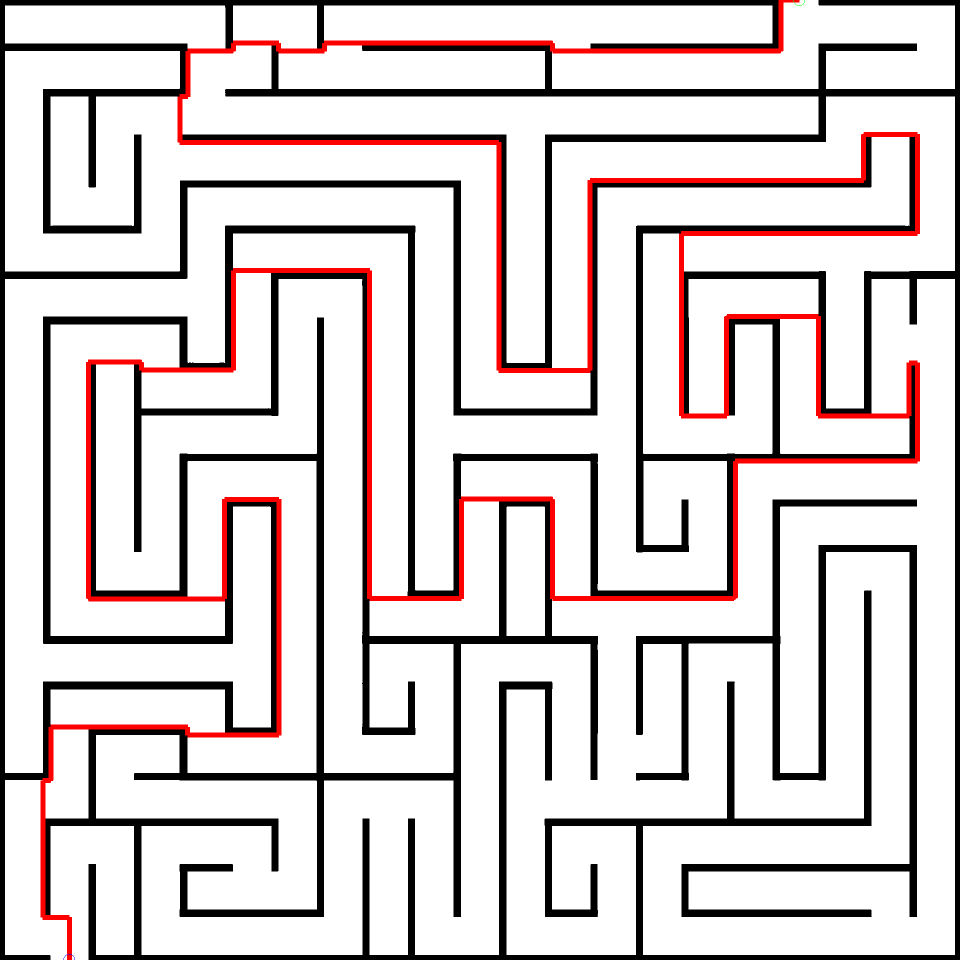
#> input picture solved.png, 1920 x 1920 px (shown at 1/2 size)
$ python main.py --img ../solved.png
#> lines starting #> are read from the running program, lines starting #| are printed output that depends on the picture; after the words box and inside, x2 and y2 are one past the last pixel; in counts of white or black regions, pixels touching at a corner belong together
### src/processor/image_reader.py
from PIL import Image
import numpy as np
from pathlib import Path
from typing import Optional, Tuple, List

def read_image(path: Path,
               grid_size: Optional[Tuple[int,int]] = None,
               bg_percentile: float = 98.0,
               padding: int = 2,
               invert: bool = False
              ) -> Tuple[List[List[int]], Tuple[int,int]]:
    """
    Read image, crop to maze border, (optionally) resize, and return bitmap (rows of 0/1).
    1 = open/white, 0 = wall/black (unless invert=True).
    """
    p = Path(path)
    img = Image.open(p).convert("L")
    arr = np.array(img)

    th_bg = float(np.percentile(arr, bg_percentile))
    dark = arr < th_bg
    coords = np.column_stack(np.where(dark))
    if coords.size:
        y0, x0 = coords.min(axis=0)
        y1, x1 = coords.max(axis=0)
        x0 = max(x0 - padding, 0); y0 = max(y0 - padding, 0)
        x1 = min(x1 + padding, img.width - 1); y1 = min(y1 + padding, img.height - 1)
        img = Image.open(p).crop((x0, y0, x1 + 1, y1 + 1)).convert("L")

    if grid_size is not None:
        img = img.resize(grid_size, resample=Image.NEAREST)

    a = np.array(img)
    th = (int(a.min()) + int(a.max())) // 2
    bmp = (a > th).astype(np.uint8)
    if invert:
        bmp = 1 - bmp

    pil_bitmap = Image.fromarray((bmp * 255).astype(np.uint8), mode='L')

    bitmap = bmp.tolist()
    return bitmap, (bmp.shape[1], bmp.shape[0]), pil_bitmap

### src/processor/maze_utils.py
import numpy as np
import math
from typing import Sequence, Tuple, List
from tqdm import tqdm

# [75 lines left out: functions extract_edges, find_entrances_old, not called in this run]


def _runs_from_line(line_idx, coords):
    """Given sorted coordinate indices for one border line, return list of contiguous runs (as (start,end))."""
    if len(coords) == 0:
        return []
    runs = []
    start = coords[0]
    prev = coords[0]
    for c in coords[1:]:
        if c == prev + 1:
            prev = c
            continue
        runs.append((start, prev))
        start = c
        prev = c
    runs.append((start, prev))
    return [(line_idx, a, b) for (a, b) in runs]  # for uniform return format

def find_entrances(bitmap: Sequence[Sequence[int]]) -> List[Tuple[int,int]]:
    """
    Find entrance/exit coordinates on the outer border of a maze bitmap.
    Returns list of (x,y) coords (column,row). Tries to return exactly two points.
    """
    a = np.asarray(bitmap, dtype=np.uint8)
    h, w = a.shape
    open_mask = (a == 1)

    runs = []

    cols = np.where(open_mask[0, :])[0].tolist()
    for _, s, e in _runs_from_line(0, cols):
        runs.append(('top', s, e))

    cols = np.where(open_mask[h-1, :])[0].tolist()
    for _, s, e in _runs_from_line(h-1, cols):
        runs.append(('bottom', s, e))

    rows = np.where(open_mask[:, 0])[0].tolist()
    for _, s, e in _runs_from_line(0, rows):
        runs.append(('left', s, e))

    rows = np.where(open_mask[:, w-1])[0].tolist()
    for _, s, e in _runs_from_line(w-1, rows):
        runs.append(('right', s, e))

    points = []
    for side, s, e in runs:
        mid = (s + e) // 2
        if side == 'top':
            points.append((mid, 0))
        elif side == 'bottom':
            points.append((mid, h-1))
        elif side == 'left':
            points.append((0, mid))
        elif side == 'right':
            points.append((w-1, mid))

    uniq = []
    for p in points:
        if not any(abs(p[0]-q[0])<=1 and abs(p[1]-q[1])<=1 for q in uniq):
            uniq.append(p)

    if len(uniq) == 2:
        return uniq

    if len(uniq) < 2:
        raise ValueError(f"Expected 2 border openings, found {len(uniq)}: {uniq}")

    def dist_sq(a,b): return (a[0]-b[0])**2 + (a[1]-b[1])**2
    best_pair = None
    best_d = -1
    for i in range(len(uniq)):
        for j in range(i+1, len(uniq)):
            d = dist_sq(uniq[i], uniq[j])
            if d > best_d:
                best_d = d
                best_pair = (uniq[i], uniq[j])
    return [best_pair[0], best_pair[1]]

### src/processor/solver.py
from collections import deque
from typing import Sequence, Tuple, List, Optional
from PIL import Image, ImageDraw
import numpy as np

Coord = Tuple[int,int]

# [19 lines left out: function draw_path_on_image, not called in this run]

def bfs_path(
    bitmap: Sequence[Sequence[int]],
    start: Coord,
    end: Coord) -> List[Coord]:
    """
    Breadth first search!
    Find shortest path from start to finish on a grid, where 1=0 and 0=wall
    """

    maze_array = np.asarray(bitmap, dtype=np.uint8)
    maze_height, maze_width = maze_array.shape

    start_x, start_y = start
    end_x, end_y = end

    if not (
        0 <= start_x < maze_width
        and 0 <= start_y < maze_height
        and 0 <= end_x < maze_width
        and 0 <= end_y < maze_height):
        raise ValueError("Start/end out of bounds!")
    if maze_array[start_y,start_x] == 0 or maze_array[end_y,end_x] == 0:
        raise ValueError("Start or end is on a wall!")

    maze_q = deque()
    maze_q.append((start_x,start_y))
    prev = { (start_x, start_y): None }

    while maze_q:
        x,y = maze_q.popleft()
        if (x, y) == (end_x, end_y):
            path = []
            cur = (x, y)
            while cur is not None:
                path.append(cur)
                cur = prev[cur]
            path.reverse()
            return path

        for nx, ny in ((x-1,y),(x+1,y),(x,y-1),(x,y+1)):
            if 0 <= nx < maze_width and 0 <= ny < maze_height and maze_array[ny, nx] == 1 and (nx, ny) not in prev:
                prev[(nx, ny)] = (x, y)
                maze_q.append((nx, ny))
    raise ValueError("No path found between start and end")

### src/main.py
import logging
import argparse
import src.processor as processor
from pathlib import Path

logger = logging.getLogger(__name__)
logging.basicConfig(
        filename="pymaze.log",
        format='(%(asctime)s) [%(filename)s:%(funcName)s:%(levelname)s]:: %(message)s',
        datefmt='%d/%m/%Y %I:%M:%S %p',
        level=logging.DEBUG)

def parse_args():
    parser = argparse.ArgumentParser()
    parser.add_argument('--img', type=str, required=True, help="Path to image to process for map.")
    args = parser.parse_args()
    return args

def main():
    logger.info("Script started successfully.")
    logger.info("Loading modules...")
    logger.info("Processor module version: %s", processor.__version__)

    logger.info("Loading CLI args...")
    cli_args = parse_args()
    map_image_file = Path(cli_args.img)
    process_image(map_image_file)
    logger.info("Shutting down.\n\n")

def process_image(imageFile: Path):
    if imageFile.exists():
        logger.info("Image file found!")
        # Get our data!
        bitmap, (w, h), bitmap_image_file = processor.image_reader.read_image(imageFile, grid_size=(1920, 1920))
#> in read_image, `img = Image.open(p).convert("L")`:
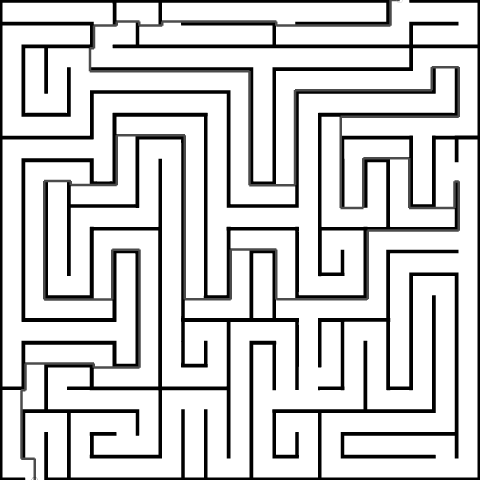
#> img: PIL image 1920x1920 L (shown at 1/4 size); min 0, max 255, mean 209.5
#> in read_image, `th_bg = float(np.percentile(arr, bg_percentile))`: th_bg = 255
#> in read_image, `dark = arr < th_bg`:
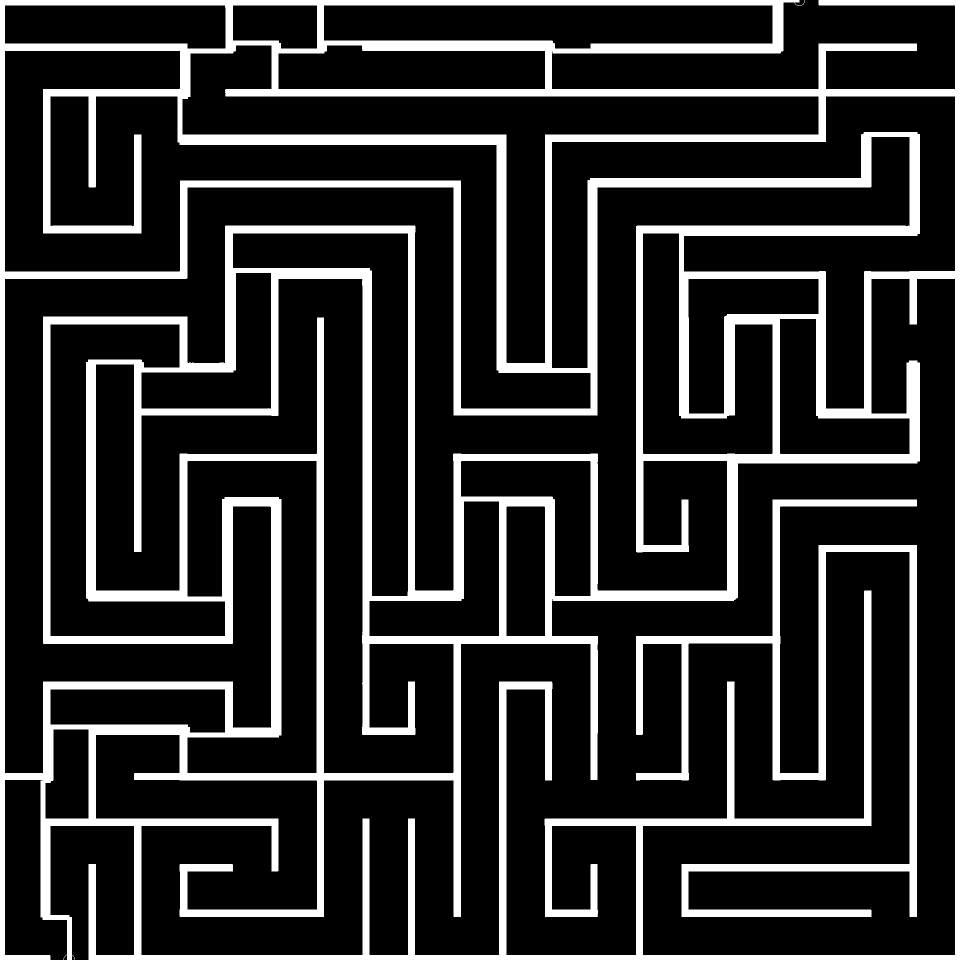
#> dark: shape (1920, 1920) bool (shown at 1/2 size); 18.8% white; 2 white regions, box (x1, y1, x2, y2) and area: (0, 0, 1920, 1920) 632941, (1272, 999, 1834, 1834) 59389
#> in read_image, `coords = np.column_stack(np.where(dark))`: coords = 692330 pairs, first value 0 to 1919, second value 0 to 1919
#> in read_image, `y0, x0 = coords.min(axis=0)`: y0 = 0
#> in read_image, `y1, x1 = coords.max(axis=0)`: y1 = 1919
#> in read_image, `th = (int(a.min()) + int(a.max())) // 2`: th = 127
#> in read_image, `bitmap = bmp.tolist()`: bitmap = 1920 items
        print(f"Result size: W={w}, H={h}")

        # Save a copy as bmp.
        bitmap_image_file.save("maze_bitmap.bmp")
        logger.info("Image saved. 'maze_bitmap.bmp'")

        # Get entrance coords of maze
        entrances = processor.maze_utils.find_entrances(bitmap)
        start,end = entrances
        print(f"Entrances found: {entrances}")

        # Gen a path and draw on image.
        path = processor.solver.bfs_path(bitmap, start, end)
        solved_image_name="solved.png"
        processor.draw_path_on_image(bitmap_image_file, path, out_path=solved_image_name, width=10)
        logger.info("Solved! Saved as %s", solved_image_name)

    else:
        logger.error("File not found!")


if __name__ == '__main__':
    main()
#> in process_image, `bitmap, (w, h), bitmap_image_file = processor.image_reader.read_image(..`: w = 1920
#| Result size: W=1920, H=1920
#> in find_entrances, `cols = np.where(open_mask[0, :])[0].tolist()`: cols = 39 values from 1587 to 1636
#> in _runs_from_line, `start = coords[0]`: start = 1587
#> the loop in find_entrances, `for _, s, e in _runs_from_line(0, cols):` made 2 passes
#> (s, e) on passes 1 to 2: (1587, 1587), (1599, 1636)
#> after the loop in find_entrances, `for _, s, e in _runs_from_line(0, cols):`: runs = [('top', 1587, 1587), ('top', 1599, 1636)]
#> in find_entrances, `cols = np.where(open_mask[h-1, :])[0].tolist()`: cols = 64 values from 101 to 176
#> the loop in find_entrances, `for _, s, e in _runs_from_line(h-1, cols):` made 4 passes
#> (s, e) on passes 1 to 4: (101, 126), (128, 133), (144, 148), (150, 176)
#> after the loop in find_entrances, `for _, s, e in _runs_from_line(h-1, cols):`: runs = [('top', 1587, 1587), ('top', 1599, 1636), ('bottom', 101, 126), ('bottom', 128, 133), ('bottom', 144, 148), ('bottom', 150, 176)]
#> in find_entrances, `rows = np.where(open_mask[:, 0])[0].tolist()`: rows = []
#> the loop in find_entrances, `for side, s, e in runs:` made 6 passes
#> (side, s, e, mid) on passes 1 to 6: ('top', 1587, 1587, 1587), ('top', 1599, 1636, 1617), ('bottom', 101, 126, 113), ('bottom', 128, 133, 130), ('bottom', 144, 148, 146), ('bottom', 150, 176, 163)
#> after the loop in find_entrances, `for side, s, e in runs:`: points = [(1587, 0), (1617, 0), (113, 1919), (130, 1919), (146, 1919), (163, 1919)]
#> the loop in find_entrances, `for p in points:` made 6 passes
#> after the loop in find_entrances, `for p in points:`: uniq has the same summary as points
#> the loop in find_entrances, `for i in range(len(uniq)):` made 6 passes
#> after the loop in find_entrances, `for i in range(len(uniq)):`: best_d = 5944577; best_pair = ((1617, 0), (113, 1919))
#> in process_image, `entrances = processor.maze_utils.find_entrances(bitmap)`: entrances = [(1617, 0), (113, 1919)]
#> in process_image, `start,end = entrances`: start = (1617, 0); end = (113, 1919)
#| Entrances found: [(1617, 0), (113, 1919)]
#> in bfs_path, `start_x, start_y = start`: start_x = 1617; start_y = 0
#> in bfs_path, `end_x, end_y = end`: end_x = 113; end_y = 1919
#> after the loop in bfs_path, `while maze_q:`: prev = 86697 items
#> (the run stopped early here; a loop or call above may not have finished)

$ run again, with sample.jpg saved as solved.png
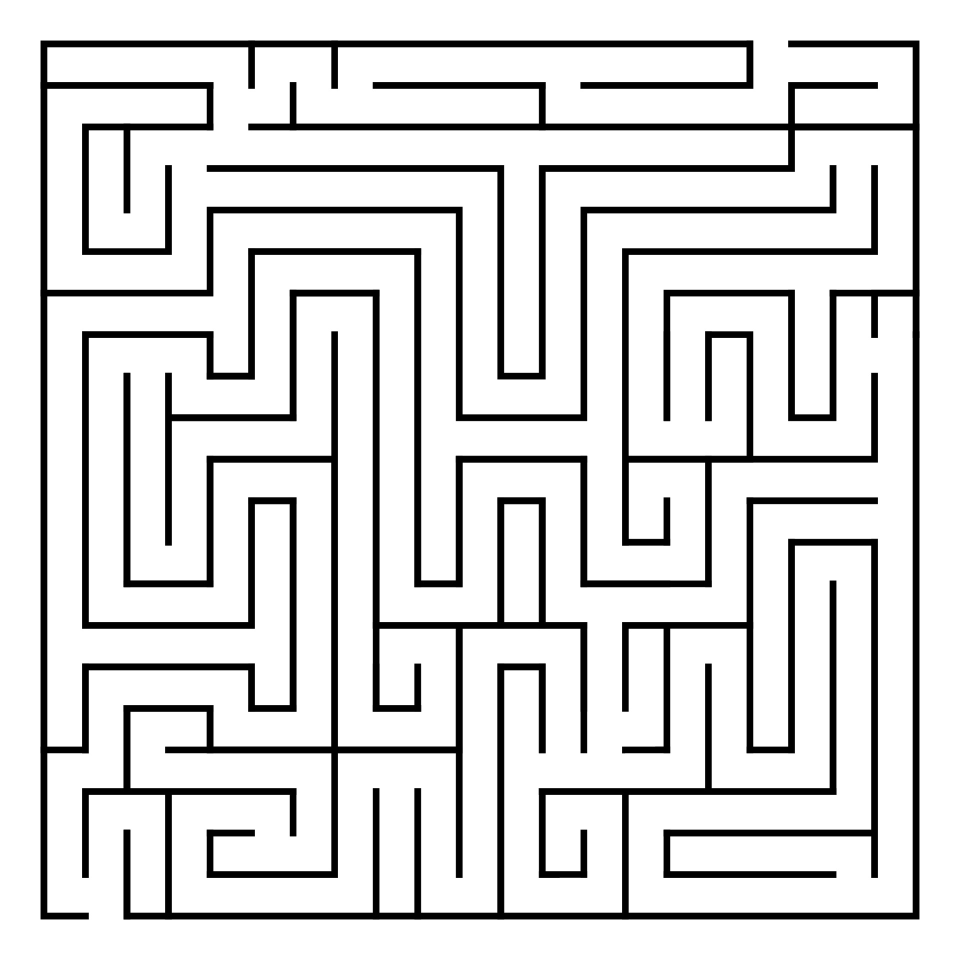
#> input picture sample.jpg, 1920 x 1920 px (shown at 1/2 size)
#> in read_image, img is the input picture: PIL image 1920x1920 L; min 0, max 255, mean 217.6
#> th_bg = 255
#> in read_image, `dark = arr < th_bg`:
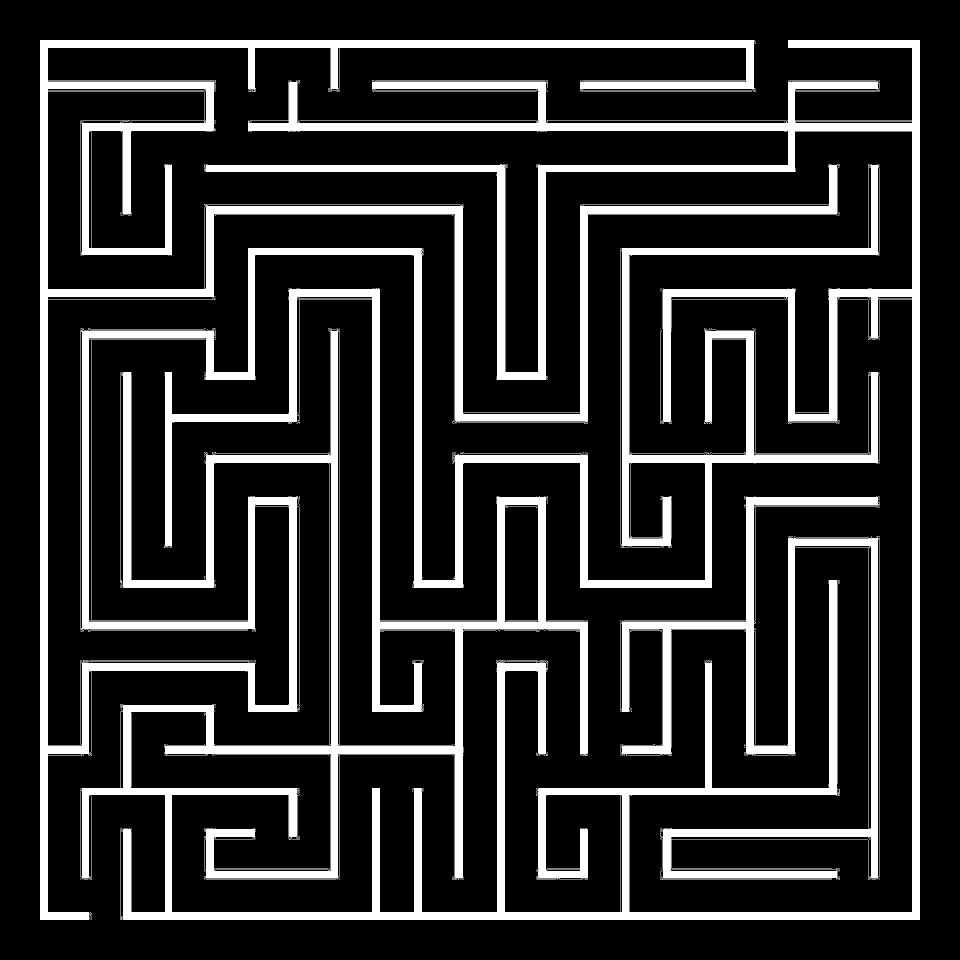
#> dark: shape (1920, 1920) bool (shown at 1/2 size); 17.7% white; 469 white regions (433 under 20 px), largest, box (x1, y1, x2, y2) and area: (160, 80, 1840, 1840) 329784, (80, 80, 1760, 1840) 256582, (1240, 992, 1760, 1760) 60047
#> coords = 654156 pairs, first value 80 to 1839, second value 80 to 1839
#> in read_image, `y0, x0 = coords.min(axis=0)`: y0 = 80
#> in read_image, `y1, x1 = coords.max(axis=0)`: y1 = 1839
#> in read_image, `x0 = max(x0 - padding, 0)`: x0 = 78
#> in read_image, `x1 = min(x1 + padding, img.width - 1)`: x1 = 1841
#> th = 127
#> bmp: shape (1920, 1920); values 0 (black) and 1 (white), 82.2% white; 3 black regions, box (x1, y1, x2, y2) and area: (94, 3, 1917, 1917) 338933, (3, 3, 1826, 1917) 258964, (1269, 998, 1826, 1826) 59038
#> in read_image, `bitmap = bmp.tolist()`: bitmap = 1920 items
#> in process_image, `bitmap, (w, h), bitmap_image_file = processor.image_reader.read_image(..`: w = 1920
#| Result size: W=1920, H=1920
#> cols = 1920 values from 0 to 1919
#> in _runs_from_line, `start = coords[0]`: start = 0
#> the loop in find_entrances, `for _, s, e in _runs_from_line(0, cols):` made 1 pass
#> (s, e) on pass 1: (0, 1919)
#> after the loop in find_entrances, `for _, s, e in _runs_from_line(0, cols):`: runs = [('top', 0, 1919)]
#> the loop in find_entrances, `for _, s, e in _runs_from_line(h-1, cols):` made 1 pass
#> after the loop in find_entrances, `for _, s, e in _runs_from_line(h-1, cols):`: runs = [('top', 0, 1919), ('bottom', 0, 1919)]
#> rows = 1920 values from 0 to 1919
#> the loop in find_entrances, `for _, s, e in _runs_from_line(0, rows):` made 1 pass
#> after the loop in find_entrances, `for _, s, e in _runs_from_line(0, rows):`: runs = [('top', 0, 1919), ('bottom', 0, 1919), ('left', 0, 1919)]
#> the loop in find_entrances, `for _, s, e in _runs_from_line(w-1, rows):` made 1 pass
#> after the loop in find_entrances, `for _, s, e in _runs_from_line(w-1, rows):`: runs = [('top', 0, 1919), ('bottom', 0, 1919), ('left', 0, 1919), ('right', 0, 1919)]
#> the loop in find_entrances, `for side, s, e in runs:` made 4 passes
#> side on passes 1 to 4: 'top', 'bottom', 'left', 'right'
#> after the loop in find_entrances, `for side, s, e in runs:`: points = [(959, 0), (959, 1919), (0, 959), (1919, 959)]
#> the loop in find_entrances, `for p in points:` made 4 passes
#> the loop in find_entrances, `for i in range(len(uniq)):` made 4 passes
#> after the loop in find_entrances, `for i in range(len(uniq)):`: best_d = 3682561; best_pair = ((959, 0), (959, 1919))
#> entrances = [(959, 0), (959, 1919)]
#> in process_image, `start,end = entrances`: start = (959, 0); end = (959, 1919)
#| Entrances found: [(959, 0), (959, 1919)]
#> start_x = 959; start_y = 0
#> end_x = 959; end_y = 1919
#> after the loop in bfs_path, `while maze_q:`: prev = 787071 items
#> path = 3834 pairs, first value 2 to 959, second value 0 to 1919
#> ex = 959; ey = 1919
#> sx = 959; sy = 0
#> in draw_path_on_image, `img.save(out_path)`:
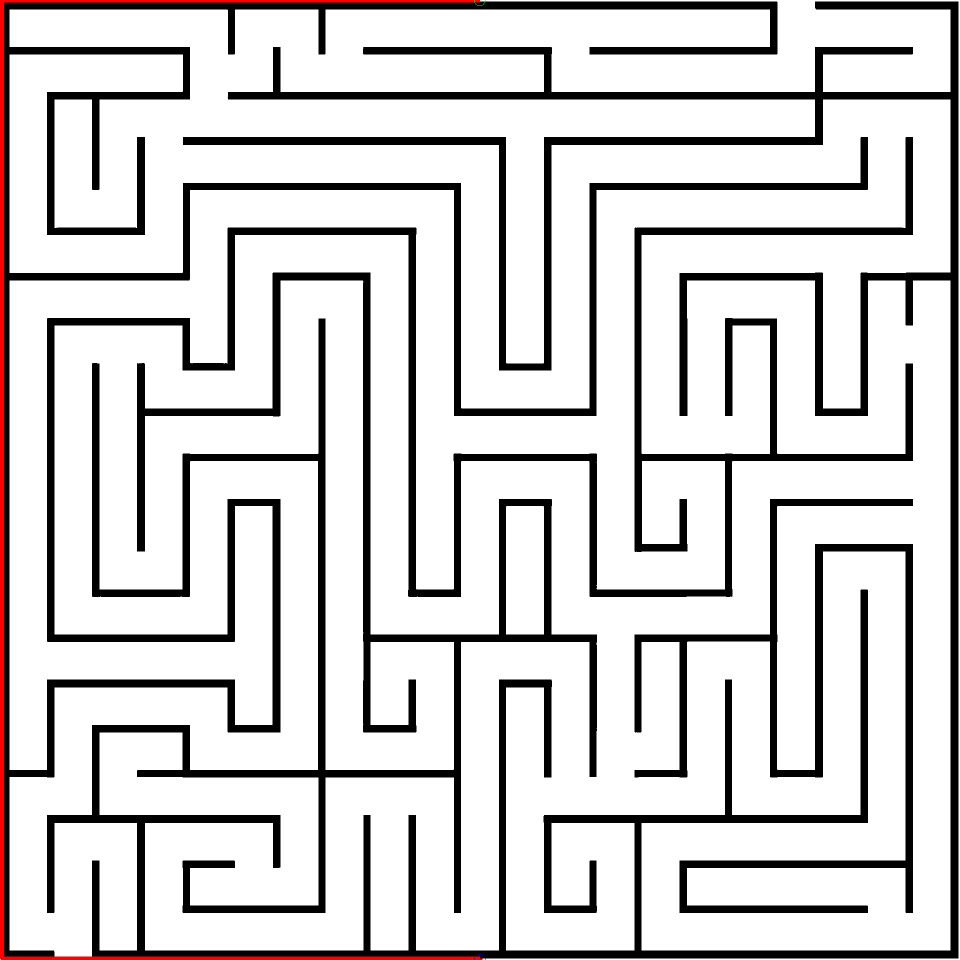
#> saved as solved.png: PIL image 1920x1920 RGB (shown at 1/2 size); mean R, G, B 210.6, 208.7, 208.7
